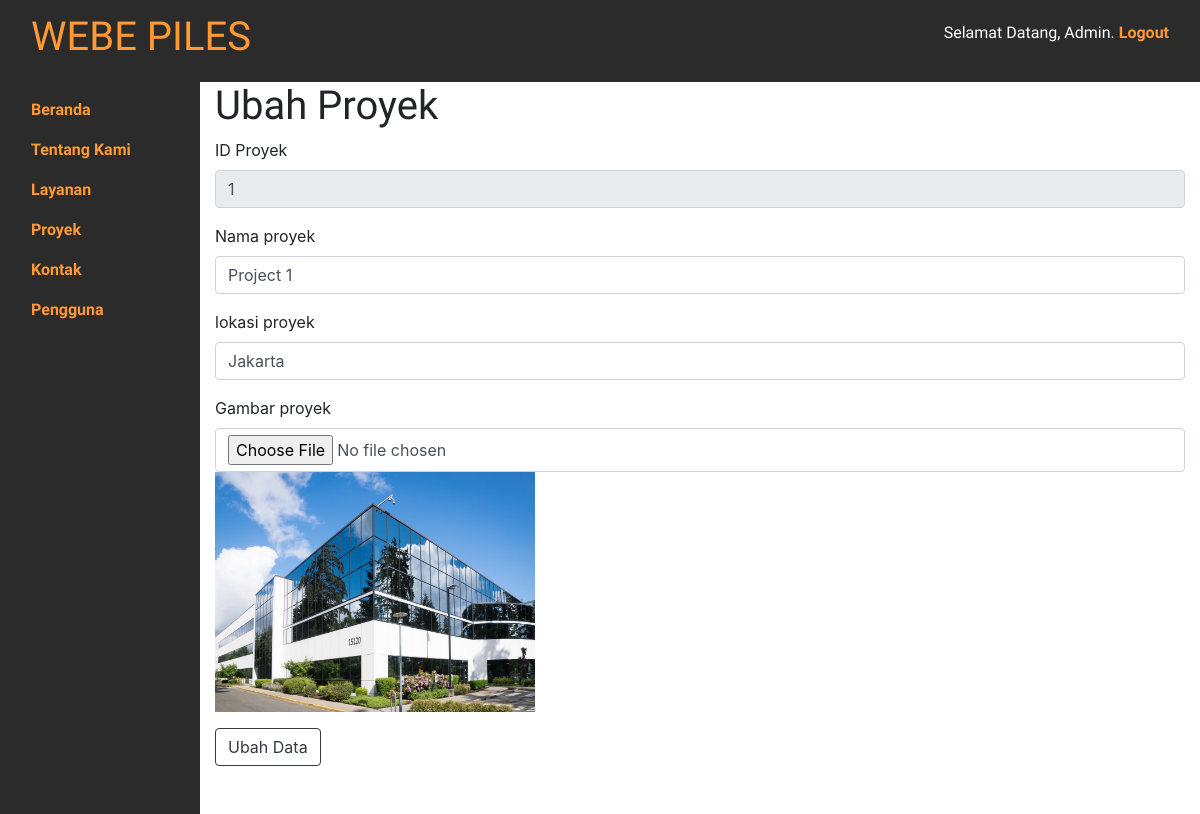
The page /admin/ubah/ubah-proyek.php?id=1 (signed in) on the database as committed earlier.
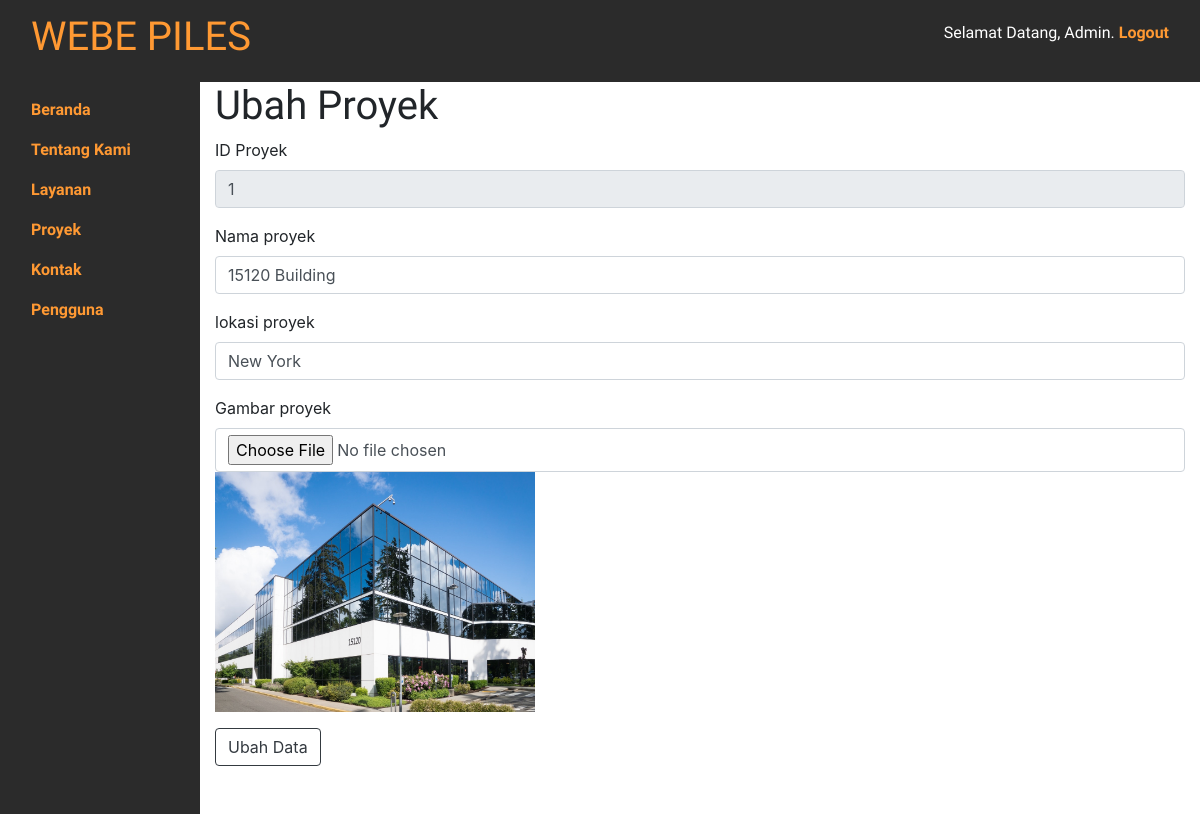
The same page on the database as committed later.
### tables this page shows
CREATE TABLE `proyek` (
  `id_proyek` int(11) NOT NULL,
  `gambar_proyek` varchar(200) NOT NULL,
  `nama_proyek` varchar(100) DEFAULT NULL,
  `lokasi_proyek` varchar(50) DEFAULT NULL,
  `bahasa_proyek` varchar(2) DEFAULT NULL
);

### admin/ubah/ubah-proyek.php (the view, shortened to what this page needs)
<!doctype html>
<html lang="id">
    <?php include 'head.php'; ?>
  <body>
    <?php include 'navbar.php'; ?>
    <div class="container-fluid">
      <div class="row">
        <?php
          include '../fungsi/koneksi.php';
          $sql = "SELECT * FROM proyek WHERE id_proyek = $_GET[id]";
          $result = mysqli_query($koneksi, $sql);
        ?>
        <?php while ($row = mysqli_fetch_array($result, MYSQLI_ASSOC)) { ?>
        <div class="col-md-10">
          <h1>Ubah Proyek</h1>
          <form action="../fungsi/update/update-proyek.php" method="POST" enctype="multipart/form-data">
            <div class="form-group">
              <label for="id">ID Proyek</label>
              <input type="text" class="form-control" name="id" id="id" value="<?php echo $row['id_proyek']; ?>" readonly>
            </div>
            <div class="form-group">
              <label for="nama">Nama proyek</label>
              <input type="text" class="form-control" name="nama" id="nama" value="<?php echo $row['nama_proyek']; ?>">
            </div>
            <div class="form-group">
              <label for="deskripsi">lokasi proyek</label>
              <input type="text" class="form-control" name="deskripsi" id="deskripsi" value="<?php echo $row['lokasi_proyek']; ?>">
            </div>
            <div class="form-group">
              <label for="gambar">Gambar proyek</label>
              <input type="file" class="form-control" name="gambar" id="gambar">
              <img style="width: 320px; height: 240px;" src="../../<?php echo $row['gambar_proyek']; ?>">
            </div>
            <button type="submit" class="btn btn-outline-dark mb-5">Ubah Data</button>
          </form>
        </div>
        <?php } ?>
      </div>
    </div>
  </body>
</html>

Rows that differ between the two databases and show on the page:
changed proyek id 1: nama "Project 1" → "15120 Building"; deskripsi "Jakarta" → "New York"
